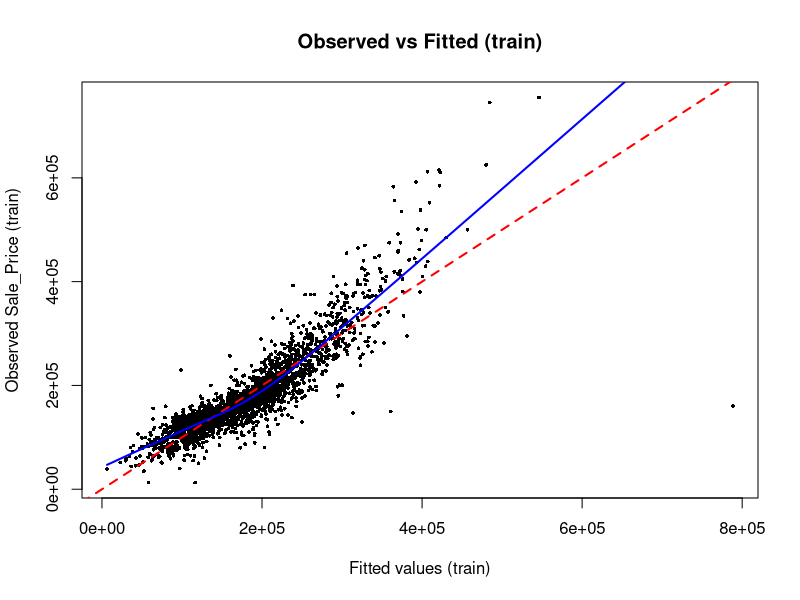
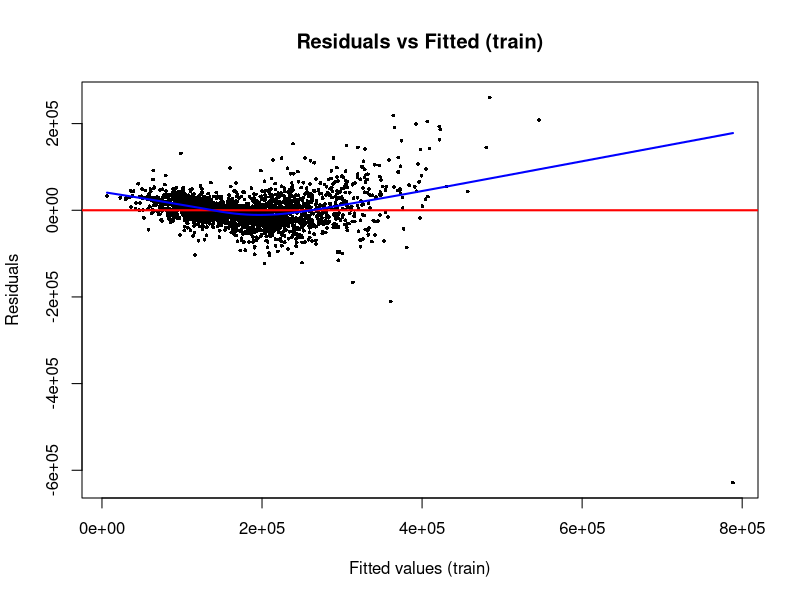
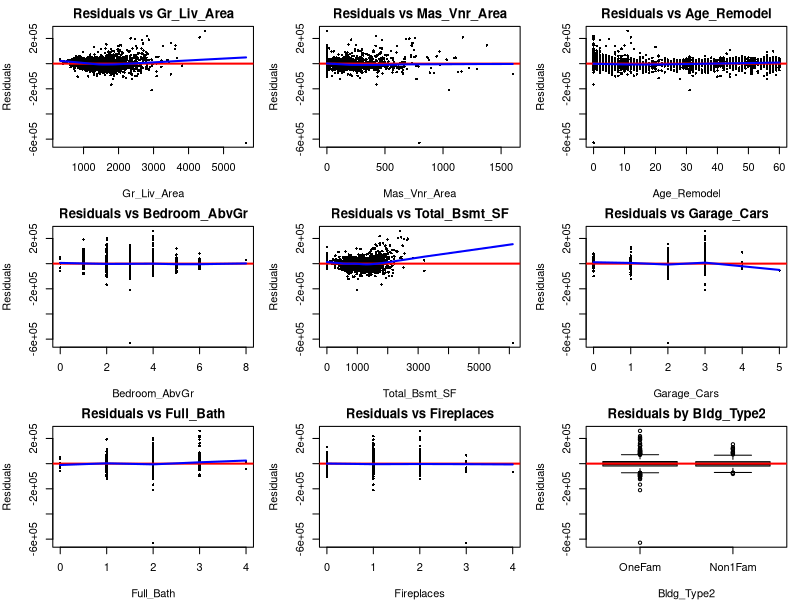
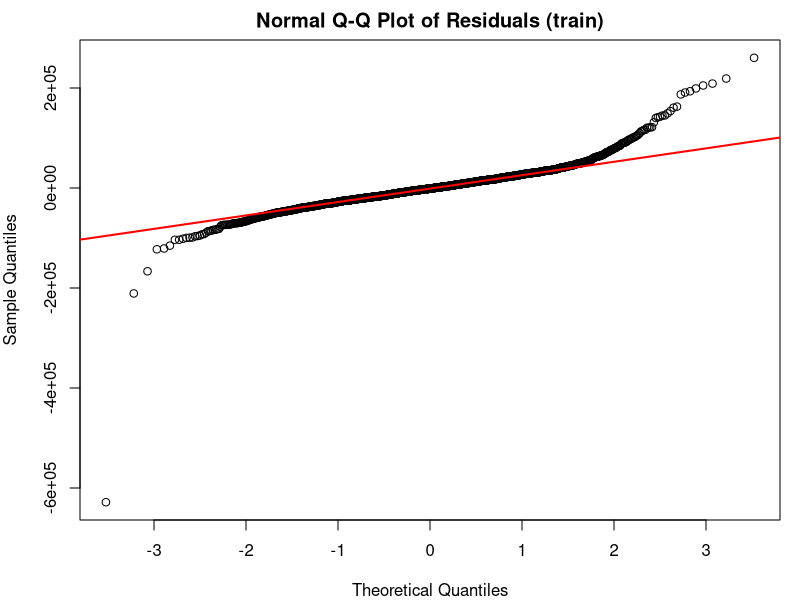
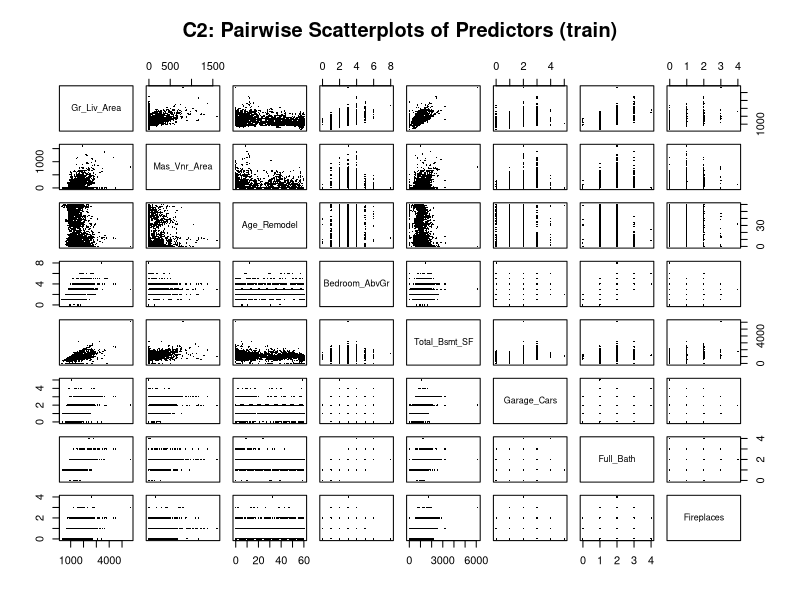

Generate these figures, in order, with R: (Note: this script raises an error after producing the figures.)
## ---- chunk 1
library(dplyr)


df <- read.csv("../data/ames_cleaned.csv")


if (!("Age_Remodel" %in% names(df)) &&
all(c("Year_Sold", "Year_Remod_Add") %in% names(df))) {
df$Age_Remodel <- df$Year_Sold - df$Year_Remod_Add
}


if ("Age_Remodel" %in% names(df)) {
df <- df[df$Age_Remodel >= 0, ]
}

dim(df)
head(df[, c("Sale_Price","Age_Remodel")])

## ---- chunk 2
set.seed(302) 

n <- nrow(df)
train_prop <- 0.8
train_idx  <- sample(seq_len(n), size = floor(train_prop * n))

train <- df[train_idx, ]
test  <- df[-train_idx, ]

dim(train); dim(test)

## ---- chunk 3
# create Bldg_Type2（OneFam vs Non1Fam）in train / test

train <- train %>%
mutate(Bldg_Type2 = ifelse(as.character(Bldg_Type) == "OneFam",
"OneFam", "Non1Fam"),
Bldg_Type2 = factor(Bldg_Type2, levels = c("OneFam","Non1Fam")))

test <- test %>%
mutate(Bldg_Type2 = ifelse(as.character(Bldg_Type) == "OneFam",
"OneFam", "Non1Fam"),
Bldg_Type2 = factor(Bldg_Type2, levels = c("OneFam","Non1Fam")))

# build Sale_Price model within train only

model_train <- lm(
Sale_Price ~ Gr_Liv_Area + Mas_Vnr_Area + Age_Remodel +
Bedroom_AbvGr + Total_Bsmt_SF + Garage_Cars +
Full_Bath + Fireplaces + Bldg_Type2 +
Gr_Liv_Area:Bldg_Type2,
data = train
)

summary(model_train)

## ---- chunk 4
y_obs_train <- model.response(model.frame(model_train))
y_hat_train <- fitted(model_train)
resid_train <- resid(model_train)

c(length(y_obs_train), length(y_hat_train), length(resid_train))

## ---- chunk 5
plot(y_hat_train, y_obs_train,
pch = 16, cex = 0.5,
xlab = "Fitted values (train)",
ylab = "Observed Sale_Price (train)",
main = "Observed vs Fitted (train)")
abline(0, 1, col = "red", lwd = 2, lty = 2)              
lines(lowess(y_hat_train, y_obs_train), col = "blue", lwd = 2)  # LOESS curve

## ---- chunk 6
plot(y_hat_train, resid_train,
pch = 16, cex = 0.5,
xlab = "Fitted values (train)",
ylab = "Residuals",
main = "Residuals vs Fitted (train)")
abline(h = 0, col = "red", lwd = 2)
lines(lowess(y_hat_train, resid_train), col = "blue", lwd = 2)

## ---- chunk 7
num_x <- c("Gr_Liv_Area","Mas_Vnr_Area","Age_Remodel","Bedroom_AbvGr",
"Total_Bsmt_SF","Garage_Cars","Full_Bath","Fireplaces")

par(mfrow = c(3,3), mar = c(4,4,2,1))
for (v in num_x) {
x <- train[[v]]
plot(x, resid_train,
pch = 16, cex = 0.5,
xlab = v, ylab = "Residuals",
main = paste("Residuals vs", v))
abline(h = 0, col = "red", lwd = 2)
lines(lowess(x, resid_train), col = "blue", lwd = 2)
}

# Residuals by Bldg_Type2

boxplot(resid_train ~ train$Bldg_Type2,
xlab = "Bldg_Type2", ylab = "Residuals",
main = "Residuals by Bldg_Type2")
abline(h = 0, col = "red", lwd = 2)
par(mfrow = c(1,1))

## ---- chunk 8
qqnorm(resid_train,
main = "Normal Q-Q Plot of Residuals (train)")
qqline(resid_train, col = "red", lwd = 2)

## ---- chunk 9
C2_data <- train[, num_x]

pairs(C2_data,
pch = 16, cex = 0.3,
main = "C2: Pairwise Scatterplots of Predictors (train)")

## ---- chunk 10
library(MASS)

## 4.1 对 Y 做 Box–Cox
bc <- boxcox(model_train, lambda = seq(-0.5, 0.5, by = 0.05))

lambda_y_hat <- bc$x[which.max(bc$y)]   # 真正的最优 λ（写在报告里）
lambda_y_hat

lambda_y <- 0.25                        # 模型里实际使用的 λ（四次方根）

# Box–Cox 通用变换函数
bc_transform <- function(x, lambda) {
  if (abs(lambda) < 1e-6) {
    log(x)
  } else {
    (x^lambda - 1) / lambda
  }
}

# 生成变换后的响应变量 Y_bc
train$Y_bc <- bc_transform(train$Sale_Price, lambda_y)
y_bc <- train$Y_bc   # 方便后面 lm 使用

## 4.2 对每个 X 单独做 Box–Cox，先记录 λ 到 lambda_list（用于决定怎么近似）
predictor_names <- c("Gr_Liv_Area", "Total_Bsmt_SF", "Mas_Vnr_Area",
                     "Age_Remodel", "Bedroom_AbvGr", "Garage_Cars",
                     "Full_Bath", "Fireplaces")

lambda_list <- numeric(length(predictor_names))
names(lambda_list) <- predictor_names

for (v in predictor_names) {

  x <- train[[v]]

  # Box-Cox 要求 >0，有 0 或负数就整体 +1（只在变换时用）
  if (any(x <= 0)) {
    x_use <- x + 1
  } else {
    x_use <- x
  }

  # 对单个 predictor 做 Box–Cox：Y_bc ~ x_use
  bc_x <- boxcox(
    lm(y_bc ~ x_use),
    lambda = seq(-0.5, 0.5, by = 0.05),
    plotit = FALSE
  )

  best_lambda <- bc_x$x[which.max(bc_x$y)]
  lambda_list[v] <- best_lambda
}

lambda_list
## ---- chunk 11

## 手动根据 lambda_list 做变换（可解释性更好）

# 变换规则：
#  λ ≈ 0.50 → sqrt()
#  λ ≈ 0.05 → log()
#  λ ≈ 0.35 → 立方根（1/3 次方）
#  λ ≈ 0.25 → 四次方根（1/4 次方）

### -------- 1) λ ≈ 0.50  → sqrt() --------
train$Gr_Liv_Area_bc    <- sqrt(train$Gr_Liv_Area)
train$Total_Bsmt_SF_bc  <- sqrt(train$Total_Bsmt_SF)
train$Mas_Vnr_Area_bc   <- sqrt(train$Mas_Vnr_Area)

### -------- 2) λ ≈ 0.05 → log() --------
# 防止 0 值报错，统一 +1 再 log
train$Age_Remodel_bc    <- log(train$Age_Remodel + 1)
train$Bedroom_AbvGr_bc  <- log(train$Bedroom_AbvGr + 1)

### -------- 3) λ ≈ 0.35 → 立方根 --------
train$Garage_Cars_bc    <- (train$Garage_Cars)^(1/3)

### -------- 4) λ ≈ 0.25 → 四次方根 --------
train$Full_Bath_bc      <- (train$Full_Bath)^(1/4)
train$Fireplaces_bc     <- (train$Fireplaces)^(1/4)

## 输出检查
summary(train[, c("Gr_Liv_Area_bc","Total_Bsmt_SF_bc","Mas_Vnr_Area_bc",
                  "Age_Remodel_bc","Bedroom_AbvGr_bc","Garage_Cars_bc",
                  "Full_Bath_bc","Fireplaces_bc")])

## ---- chunk 12
model_bc <- lm(
Y_bc ~ Gr_Liv_Area_bc + Mas_Vnr_Area_bc + Age_Remodel_bc +
Bedroom_AbvGr_bc + Total_Bsmt_SF_bc + Garage_Cars_bc +
Full_Bath_bc + Fireplaces_bc + Bldg_Type2 +
Gr_Liv_Area_bc:Bldg_Type2,
data = train
)

summary(model_bc)

## ---- chunk 13
y_hat_bc <- fitted(model_bc)
resid_bc <- resid(model_bc)

c(length(y_hat_bc), length(resid_bc), length(train$Y_bc))

## ---- chunk 14
y_obs_bc <- train$Y_bc

plot(y_hat_bc, y_obs_bc,
pch = 16, cex = 0.5,
xlab = "Fitted values (Box–Cox model, train)",
ylab = "Observed Y_bc",
main = "Observed vs Fitted (Box–Cox, train)")
abline(0, 1, col = "red", lwd = 2, lty = 2)
lines(lowess(y_hat_bc, y_obs_bc), col = "blue", lwd = 2)

## ---- chunk 15
plot(y_hat_bc, resid_bc,
pch = 16, cex = 0.5,
xlab = "Fitted values (Box–Cox model, train)",
ylab = "Residuals",
main = "Residuals vs Fitted (Box–Cox, train)")
abline(h = 0, col = "red", lwd = 2)
lines(lowess(y_hat_bc, resid_bc), col = "blue", lwd = 2)

## ---- chunk 16
bc_vars <- paste0(predictor_names, "_bc")

par(mfrow = c(3,3), mar = c(4,4,2,1))

# 1–8：数值型 X_bc

for (v in bc_vars) {
plot(train[[v]], resid_bc,
pch = 16, cex = 0.5,
xlab = v,
ylab = "Residuals",
main = paste("Residuals vs", v))
abline(h = 0, col = "red")
lines(lowess(train[[v]], resid_bc), col = "blue", lwd = 1.5)
}

# 第9张：Bldg_Type2

boxplot(resid_bc ~ train$Bldg_Type2,
xlab = "Bldg_Type2",
ylab = "Residuals",
main = "Residuals by Bldg_Type2 (Box–Cox)",
col = c("lightgrey","lightblue"))
abline(h = 0, col = "red", lwd = 2)

par(mfrow = c(1,1))

## ---- chunk 17
qqnorm(resid_bc,
main = "Normal Q-Q Plot of Residuals (Box–Cox model)")
qqline(resid_bc, col = "red", lwd = 2)

## ---- chunk 18
bc_data <- train[, bc_vars]

pairs(bc_data,
pch = 16, cex = 0.3,
main = "C2: Pairwise Scatterplots of Predictors (Box–Cox transformed)")

## ---- chunk 19
library(car)

# VIF for full transformed model
vif_bc <- vif(model_bc)
vif_bc

# Correlation matrix for transformed numeric predictors
bc_vars <- c("Gr_Liv_Area_bc", "Total_Bsmt_SF_bc", "Mas_Vnr_Area_bc",
             "Age_Remodel_bc", "Bedroom_AbvGr_bc", "Garage_Cars_bc",
             "Full_Bath_bc", "Fireplaces_bc")

cor_bc <- cor(train[, bc_vars])
round(cor_bc, 3)
## ---- chunk 20
# Overall F-test: does the model explain Y_bc better than no predictors?
mod0_bc <- lm(Y_bc ~ 1, data = train)       # null model with intercept only
anova(mod0_bc, model_bc)
## ---- chunk 21
summary(model_bc)
## ---- chunk 22
#Test whether interaction term is needed 
model_bc_no_int <- lm(
  Y_bc ~ Gr_Liv_Area_bc + Mas_Vnr_Area_bc + Age_Remodel_bc +
    Bedroom_AbvGr_bc + Total_Bsmt_SF_bc + Garage_Cars_bc +
    Full_Bath_bc + Fireplaces_bc + Bldg_Type2,
  data = train
)

anova(model_bc_no_int, model_bc) 
## ---- chunk 23
#Test dropping the “bedroom” variable, since it overlaps with size and baths.
model_bc_no_bedroom <- lm(
  Y_bc ~ Gr_Liv_Area_bc + Mas_Vnr_Area_bc + Age_Remodel_bc +
    Total_Bsmt_SF_bc + Garage_Cars_bc + Full_Bath_bc +
    Fireplaces_bc + Bldg_Type2 + Gr_Liv_Area_bc:Bldg_Type2,
  data = train
)

anova(model_bc_no_bedroom, model_bc)
## ---- chunk 24
#Test dropping the “bedroom” variable, since it overlaps with size and baths.
model_bc_no_amen <- lm(
  Y_bc ~ Gr_Liv_Area_bc + Mas_Vnr_Area_bc + Age_Remodel_bc +
    Bedroom_AbvGr_bc + Total_Bsmt_SF_bc + Bldg_Type2 +
    Gr_Liv_Area_bc:Bldg_Type2,
  data = train
)

anova(model_bc_no_amen, model_bc)
## ---- chunk 25
library(MASS)

step_bc_back <- stepAIC(
  model_bc,
  direction = "backward",  # start from full and only drop
  trace = TRUE            # set TRUE if you want to see each step printed
)

summary(step_bc_back)
## ---- chunk 26
step_bc_step <- stepAIC(model_bc, direction = "both", trace = FALSE)
summary(step_bc_step)
## ---- chunk 27
#BIC 
n_train <- nrow(train)

step_bc_BIC <- stepAIC(
  model_bc,
  direction = "backward",
  k = log(n_train),
  trace = FALSE
)

summary(step_bc_BIC)
## ---- chunk 28
# AIC(model_bc, step_bc)
# BIC(model_bc, step_bc)
# 
# c(
#   full    = summary(model_bc)$adj.r.squared,
#   stepAIC = summary(step_bc)$adj.r.squared
# )
# c(
#   full    = summary(model_bc)$adj.r.squared,
#   stepAIC = summary(step_bc)$adj.r.squared
# )

model_bc

step_bc_back

step_bc_step

step_bc_BIC
## ---- chunk 29
# pick one (all same) to be the final model
final_bc <- model_bc   

# sample & predictor numbers
n_bc <- nrow(train)
p_bc <- length(coef(final_bc)) - 1

# cutoffs
h_cut    <- 2 * (p_bc + 1) / n_bc
cook_cut <- qf(0.5, df1 = p_bc + 1, df2 = n_bc - p_bc - 1)
fit_cut  <- 2 * sqrt((p_bc + 1) / n_bc)
beta_cut <- 2 / sqrt(n_bc)

# diagnose variables
h_ii      <- hatvalues(final_bc)         # leverage
r_std     <- rstandard(final_bc)         # standardized residuals
cook_d    <- cooks.distance(final_bc)    # Cook's distance
dffits_i  <- dffits(final_bc)            # DFFITS
dfbetas_i <- dfbetas(final_bc)           # DFBETAS (矩阵)

# problematic points
lev_pts    <- which(h_ii > h_cut)                    
outliers   <- which(r_std > 4 | r_std < -4)         
cook_infl  <- which(cook_d > cook_cut)              
fit_infl   <- which(abs(dffits_i) > fit_cut)         

cat("leverage points \n", lev_pts, "\n\n")
cat("outliers \n", outliers, "\n\n")
cat("cook distance influential \n", cook_infl, "\n\n")
cat("DFFITS influential \n", fit_infl, "\n\n")

# debetas
for (j in 1:ncol(dfbetas_i)) {
  cat("DFBETAS for beta", colnames(dfbetas_i)[j], ":\n")
  print(which(abs(dfbetas_i[, j]) > beta_cut))
  cat("\n")
}

## ---- chunk 30
## find how many influential points are in at least 3 categories
is_lev    <- h_ii > h_cut
is_out    <- (r_std > 4 | r_std < -4)
is_cook   <- cook_d > cook_cut
is_dffits <- abs(dffits_i) > fit_cut

flag_count <- is_lev + is_out + is_cook + is_dffits

idx_3plus <- which(flag_count >= 3)
idx_3plus

# find their dfbeta count
dfb_flag <- abs(dfbetas_i) > beta_cut 
dfb_count <- rowSums(dfb_flag)


# summary table
infl_summary <- data.frame(
  id         = idx_3plus,
  n_flags    = flag_count[idx_3plus],
  n_badbetas = dfb_count[idx_3plus],
  leverage   = is_lev[idx_3plus],
  outlier    = is_out[idx_3plus],
  cook       = is_cook[idx_3plus],
  dffits     = is_dffits[idx_3plus]
)
infl_summary


## ---- chunk 31
# do the same transformation on test

test$Gr_Liv_Area_bc   <- sqrt(test$Gr_Liv_Area)
test$Total_Bsmt_SF_bc <- sqrt(test$Total_Bsmt_SF)
test$Mas_Vnr_Area_bc  <- sqrt(test$Mas_Vnr_Area)

test$Age_Remodel_bc   <- log(test$Age_Remodel + 1)
test$Bedroom_AbvGr_bc <- log(test$Bedroom_AbvGr + 1)

test$Garage_Cars_bc   <- (test$Garage_Cars)^(1/3)
test$Full_Bath_bc     <- (test$Full_Bath)^(1/4)
test$Fireplaces_bc    <- (test$Fireplaces)^(1/4)

test$Y_bc <- bc_transform(test$Sale_Price, lambda_y)


summary(test[, c("Y_bc", "Gr_Liv_Area_bc","Total_Bsmt_SF_bc","Mas_Vnr_Area_bc",
                 "Age_Remodel_bc","Bedroom_AbvGr_bc","Garage_Cars_bc",
                 "Full_Bath_bc","Fireplaces_bc")])


## ---- chunk 32

# prediction of train set
pred_train_bc <- predict(final_bc, newdata = train)

# predicttion of test set
pred_test_bc  <- predict(final_bc, newdata = test)

# MSE
mse_train_bc <- mean((train$Y_bc - pred_train_bc)^2)
mse_test_bc  <- mean((test$Y_bc  - pred_test_bc)^2)

mse_train_bc
mse_test_bc

## ---- chunk 33
summary(model_bc)
## ---- chunk 34
bc_inverse <- function(y_bc, lambda = 0.25) {
  (lambda * y_bc + 1)^ (1 / lambda)
}

# go back to original housing price
pred_train_price <- bc_inverse(pred_train_bc, lambda = 0.25)
pred_test_price  <- bc_inverse(pred_test_bc,  lambda = 0.25)

mse_train_bc
mse_test_bc
mean(pred_train_bc)
mean(pred_test_bc)
mean(pred_train_price)
mean(pred_test_price)

mse_train_price  <- mean((train$Sale_Price - pred_train_price)^2)
mse_test_price   <- mean((test$Sale_Price  - pred_test_price)^2)

rmse_train_price <- sqrt(mse_train_price)
rmse_test_price  <- sqrt(mse_test_price)

rmse_train_price
rmse_test_price
## ---- chunk 35
rmse_train_bc <- sqrt(mse_train_bc)
rmse_test_bc  <- sqrt(mse_test_bc)
sd_ybc        <- sd(train$Y_bc)

rmse_train_bc
rmse_test_bc
sd_ybc
rmse_train_bc / sd_ybc
rmse_test_bc  / sd_ybc

## ---- chunk 36
# training model
mod_train <- final_bc  

mod_test <- lm(
  Y_bc ~ Gr_Liv_Area_bc + Mas_Vnr_Area_bc + Age_Remodel_bc +
    Bedroom_AbvGr_bc + Total_Bsmt_SF_bc + Garage_Cars_bc +
    Full_Bath_bc + Fireplaces_bc + Bldg_Type2 +
    Gr_Liv_Area_bc:Bldg_Type2,
  data = test
)

p      <- length(coef(mod_train)) - 1   # 10 predictors
n_tr   <- nrow(train)
n_te   <- nrow(test)

hcut_tr  <- 2 * (p + 1) / n_tr
hcut_te  <- 2 * (p + 1) / n_te

cookcut_tr <- qf(0.5, df1 = p + 1, df2 = n_tr - p - 1)
cookcut_te <- qf(0.5, df1 = p + 1, df2 = n_te - p - 1)

fitcut_tr  <- 2 * sqrt((p + 1) / n_tr)
fitcut_te  <- 2 * sqrt((p + 1) / n_te)


# training set
n_lev_tr   <- length(which(hatvalues(mod_train) > hcut_tr))
n_out_tr   <- length(which(abs(rstandard(mod_train)) > 4))
n_cook_tr  <- length(which(cooks.distance(mod_train) > cookcut_tr))
n_dffits_tr<- length(which(abs(dffits(mod_train)) > fitcut_tr))

cbind(n_lev_tr, n_out_tr, n_cook_tr, n_dffits_tr)

# test set
n_lev_te   <- length(which(hatvalues(mod_test) > hcut_te))
n_out_te   <- length(which(abs(rstandard(mod_test)) > 4))
n_cook_te  <- length(which(cooks.distance(mod_test) > cookcut_te))
n_dffits_te<- length(which(abs(dffits(mod_test)) > fitcut_te))

cbind(n_lev_te, n_out_te, n_cook_te, n_dffits_te)

## ---- chunk 37
library(tidyverse)

diag_long <- tibble(
  Set    = rep(c("Training", "Test"), each = 4),
  Metric = rep(c("High leverage",
                 "|St. resid| > 4",
                 "Cook's D",
                 "|DFFITS|"), times = 2),
  n      = c(rep(n_tr, 4), rep(n_te, 4)),
  Count  = c(
    n_lev_tr,    n_out_tr,    n_cook_tr,    n_dffits_tr,
    n_lev_te,    n_out_te,    n_cook_te,    n_dffits_te
  )
) %>%
  mutate(Percent = 100 * Count / n)

ggplot(diag_long, aes(x = Metric, y = Percent, fill = Set)) +
  geom_col(position = position_dodge(width = 0.7), width = 0.6) +
  geom_text(aes(label = paste0(Count, " (", round(Percent, 1), "%)")),
            position = position_dodge(width = 0.7),
            vjust = -0.4, size = 3) +
  scale_y_continuous(
    name   = "Percent of observations",
    expand = expansion(mult = c(0, 0.15))
  ) +
  scale_fill_manual(values = c("Training" = "#4E79A7",
                               "Test"     = "#A0CBE8")) +
  labs(
    x = NULL,
    title = "Potentially problematic observations\nin training and test sets"
  ) +
  theme_minimal(base_size = 11) +
  theme(
    legend.position      = "top",
    panel.grid.major.x   = element_blank(),
    axis.text.x          = element_text(angle = 20, hjust = 1),
    plot.title           = element_text(hjust = 0.5)
  )


## ---- chunk 38
## 0. Recreate pred_order from the full model ----
full_mod   <- model_bc
pred_order <- attr(terms(full_mod), "term.labels") # 提取自变量名字

## 1. Main model-selection table with short codes ----
pred_codes <- paste0("x", seq_along(pred_order))   # x1, x2, ...

# Model labels: Y_bc = β0 + ε, Y_bc = β0 + β1x1 + ε, ...
model_labels <- c(
  "Y_bc = β0 + ε",
  paste0(
    "Y_bc = β0 + ",
    sapply(1:length(pred_order), function(k) {
      paste0("β", 1:k, "x", 1:k, collapse = " + ")
    }),
    " + ε"
  )
)

# Predictors shown as codes: x1, x1, x2, ...
pred_labels_code <- c(
  "None (intercept only)",
  sapply(1:length(pred_order), function(k) {
    paste(pred_codes[1:k], collapse = ", ")
  })
)

# Extract metrics
rss_vals    <- sapply(fits, deviance)
aic_vals    <- sapply(fits, AIC)
bic_vals    <- sapply(fits, BIC)
adj_r2_vals <- as.numeric(sapply(fits, function(m) summary(m)$adj.r.squared))

model_sel_table <- data.frame(
  Model            = model_labels,
  p                = 0:length(pred_order),
  RSS              = rss_vals,
  AIC              = aic_vals,
  BIC              = bic_vals,
  Adj_R2           = round(adj_r2_vals, 2),
  Predictors_codes = pred_labels_code,
  row.names        = NULL
)

library(kableExtra)

model_sel_table |>
  kbl(
    caption = "Summary of nested candidate models with RSS, AIC, BIC and adjusted R^2.",
    digits  = 2,
    align   = c("l", "c", "r", "r", "r", "c")
  ) |>
  kable_styling(
    full_width = FALSE,
    position   = "center",
    font_size  = 9
  ) |>
  column_spec(1, width = "4cm") |>
  column_spec(6, width = "3cm")

## ---- chunk 39
## 2. Codebook: what does x0, x1, x2, ... mean? ----

# 1) 先根据最终 full_mod 拿到真正用到的自变量顺序
pred_order <- attr(terms(full_mod), "term.labels")

# 2) 自变量说明字典
desc_map <- c(
  Gr_Liv_Area_bc               = "Above–ground living area (Box–Cox)",
  Total_Bsmt_SF_bc             = "Total basement area (Box–Cox)",
  Mas_Vnr_Area_bc              = "Masonry veneer area (Box–Cox)",
  Age_Remodel_bc               = "Remodel age (years since remodel, Box–Cox)",
  Bedroom_AbvGr_bc             = "Bedrooms above ground (Box–Cox)",
  Garage_Cars_bc               = "Garage capacity (number of cars, Box–Cox)",
  Full_Bath_bc                 = "Number of full bathrooms (Box–Cox)",
  Fireplaces_bc                = "Number of fireplaces (Box–Cox)",
  Bldg_Type2                   = "Building type: non–single family (indicator)",
  "Gr_Liv_Area_bc:Bldg_Type2"  = "Interaction: Above–ground living area × Building type"
)

pred_names_readable <- unname(desc_map[pred_order])
pred_codes <- paste0("x", seq_along(pred_order))

# 3) 先做自变量部分
codebook_pred <- data.frame(
  Code        = pred_codes,
  Variable    = pred_order,
  Description = pred_names_readable
)

# 4) 再单独加一行响应变量 y
codebook_y <- data.frame(
  Code        = "y",
  Variable    = "Y_bc",
  Description = "Box–Cox transformed sale price: (Sale_Price^0.25 - 1) / 0.25"
)

# 5) 合在一起，y 放最上面
codebook <- rbind(codebook_y, codebook_pred)

library(kableExtra)

codebook |>
  kbl(
    caption = "Mapping between response/predictor codes (y, x1, ..., xk) and variables used in the model.",
    align   = c("c", "l", "l")
  ) |>
  kable_styling(
    full_width = FALSE,
    position   = "center",
    font_size  = 9
  )
